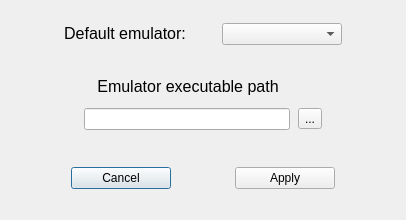
<?xml version="1.0" encoding="UTF-8"?>
<ui version="4.0">
 <class>emuDialog</class>
 <widget class="QDialog" name="emuDialog">
  <property name="geometry">
   <rect>
    <x>0</x>
    <y>0</y>
    <width>406</width>
    <height>220</height>
   </rect>
  </property>
  <property name="sizePolicy">
   <sizepolicy hsizetype="Fixed" vsizetype="Fixed">
    <horstretch>0</horstretch>
    <verstretch>0</verstretch>
   </sizepolicy>
  </property>
  <property name="minimumSize">
   <size>
    <width>406</width>
    <height>220</height>
   </size>
  </property>
  <property name="maximumSize">
   <size>
    <width>406</width>
    <height>220</height>
   </size>
  </property>
  <property name="windowTitle">
   <string>Emulator configuration</string>
  </property>
  <property name="layoutDirection">
   <enum>Qt::LeftToRight</enum>
  </property>
  <property name="sizeGripEnabled">
   <bool>false</bool>
  </property>
  <layout class="QVBoxLayout" name="verticalLayout">
   <property name="spacing">
    <number>0</number>
   </property>
   <property name="leftMargin">
    <number>4</number>
   </property>
   <property name="topMargin">
    <number>0</number>
   </property>
   <property name="rightMargin">
    <number>4</number>
   </property>
   <property name="bottomMargin">
    <number>0</number>
   </property>
   <item>
    <widget class="QFrame" name="frame_2">
     <property name="sizePolicy">
      <sizepolicy hsizetype="Preferred" vsizetype="Fixed">
       <horstretch>0</horstretch>
       <verstretch>0</verstretch>
      </sizepolicy>
     </property>
     <property name="frameShape">
      <enum>QFrame::NoFrame</enum>
     </property>
     <property name="frameShadow">
      <enum>QFrame::Raised</enum>
     </property>
     <layout class="QHBoxLayout" name="horizontalLayout_2">
      <property name="leftMargin">
       <number>30</number>
      </property>
      <property name="rightMargin">
       <number>30</number>
      </property>
      <item>
       <widget class="QLabel" name="label">
        <property name="sizePolicy">
         <sizepolicy hsizetype="Maximum" vsizetype="Maximum">
          <horstretch>0</horstretch>
          <verstretch>0</verstretch>
         </sizepolicy>
        </property>
        <property name="font">
         <font>
          <pointsize>12</pointsize>
         </font>
        </property>
        <property name="midLineWidth">
         <number>0</number>
        </property>
        <property name="text">
         <string>Default emulator:</string>
        </property>
        <property name="textFormat">
         <enum>Qt::AutoText</enum>
        </property>
        <property name="scaledContents">
         <bool>false</bool>
        </property>
        <property name="alignment">
         <set>Qt::AlignCenter</set>
        </property>
        <property name="wordWrap">
         <bool>false</bool>
        </property>
       </widget>
      </item>
      <item>
       <widget class="QComboBox" name="emuBox">
        <property name="sizePolicy">
         <sizepolicy hsizetype="Minimum" vsizetype="Fixed">
          <horstretch>0</horstretch>
          <verstretch>0</verstretch>
         </sizepolicy>
        </property>
        <property name="minimumSize">
         <size>
          <width>10</width>
          <height>0</height>
         </size>
        </property>
        <property name="maximumSize">
         <size>
          <width>120</width>
          <height>16777215</height>
         </size>
        </property>
       </widget>
      </item>
     </layout>
    </widget>
   </item>
   <item>
    <widget class="QFrame" name="frame">
     <property name="sizePolicy">
      <sizepolicy hsizetype="Preferred" vsizetype="Fixed">
       <horstretch>11</horstretch>
       <verstretch>10</verstretch>
      </sizepolicy>
     </property>
     <property name="minimumSize">
      <size>
       <width>10</width>
       <height>50</height>
      </size>
     </property>
     <property name="baseSize">
      <size>
       <width>10</width>
       <height>10</height>
      </size>
     </property>
     <property name="contextMenuPolicy">
      <enum>Qt::ActionsContextMenu</enum>
     </property>
     <property name="layoutDirection">
      <enum>Qt::LeftToRight</enum>
     </property>
     <property name="frameShape">
      <enum>QFrame::NoFrame</enum>
     </property>
     <property name="frameShadow">
      <enum>QFrame::Raised</enum>
     </property>
     <property name="lineWidth">
      <number>1</number>
     </property>
     <property name="midLineWidth">
      <number>0</number>
     </property>
     <layout class="QGridLayout" name="gridLayout">
      <property name="sizeConstraint">
       <enum>QLayout::SetDefaultConstraint</enum>
      </property>
      <property name="leftMargin">
       <number>80</number>
      </property>
      <property name="rightMargin">
       <number>80</number>
      </property>
      <property name="verticalSpacing">
       <number>12</number>
      </property>
      <item row="0" column="0" colspan="2">
       <widget class="QLabel" name="label_2">
        <property name="sizePolicy">
         <sizepolicy hsizetype="Minimum" vsizetype="Fixed">
          <horstretch>0</horstretch>
          <verstretch>0</verstretch>
         </sizepolicy>
        </property>
        <property name="font">
         <font>
          <pointsize>12</pointsize>
         </font>
        </property>
        <property name="text">
         <string>Emulator executable path</string>
        </property>
        <property name="alignment">
         <set>Qt::AlignCenter</set>
        </property>
        <property name="margin">
         <number>0</number>
        </property>
       </widget>
      </item>
      <item row="1" column="2">
       <widget class="QToolButton" name="btSearch">
        <property name="text">
         <string>...</string>
        </property>
        <property name="toolButtonStyle">
         <enum>Qt::ToolButtonIconOnly</enum>
        </property>
        <property name="autoRaise">
         <bool>false</bool>
        </property>
        <property name="arrowType">
         <enum>Qt::NoArrow</enum>
        </property>
       </widget>
      </item>
      <item row="1" column="0">
       <widget class="QLineEdit" name="txtBox">
        <property name="enabled">
         <bool>true</bool>
        </property>
        <property name="sizePolicy">
         <sizepolicy hsizetype="Maximum" vsizetype="Fixed">
          <horstretch>20</horstretch>
          <verstretch>0</verstretch>
         </sizepolicy>
        </property>
        <property name="minimumSize">
         <size>
          <width>206</width>
          <height>0</height>
         </size>
        </property>
        <property name="maximumSize">
         <size>
          <width>16777215</width>
          <height>16777215</height>
         </size>
        </property>
        <property name="baseSize">
         <size>
          <width>0</width>
          <height>0</height>
         </size>
        </property>
       </widget>
      </item>
     </layout>
    </widget>
   </item>
   <item>
    <widget class="QFrame" name="frame_3">
     <property name="sizePolicy">
      <sizepolicy hsizetype="Preferred" vsizetype="Minimum">
       <horstretch>0</horstretch>
       <verstretch>0</verstretch>
      </sizepolicy>
     </property>
     <property name="maximumSize">
      <size>
       <width>16777215</width>
       <height>50</height>
      </size>
     </property>
     <property name="layoutDirection">
      <enum>Qt::LeftToRight</enum>
     </property>
     <property name="frameShape">
      <enum>QFrame::NoFrame</enum>
     </property>
     <property name="frameShadow">
      <enum>QFrame::Raised</enum>
     </property>
     <layout class="QHBoxLayout" name="horizontalLayout">
      <property name="leftMargin">
       <number>9</number>
      </property>
      <item>
       <widget class="QPushButton" name="btCancel">
        <property name="maximumSize">
         <size>
          <width>100</width>
          <height>16777215</height>
         </size>
        </property>
        <property name="text">
         <string>Cancel</string>
        </property>
        <property name="checkable">
         <bool>false</bool>
        </property>
        <property name="checked">
         <bool>false</bool>
        </property>
        <property name="autoDefault">
         <bool>true</bool>
        </property>
        <property name="default">
         <bool>false</bool>
        </property>
        <property name="flat">
         <bool>false</bool>
        </property>
       </widget>
      </item>
      <item>
       <widget class="QPushButton" name="btApply">
        <property name="maximumSize">
         <size>
          <width>100</width>
          <height>16777215</height>
         </size>
        </property>
        <property name="text">
         <string>Apply</string>
        </property>
       </widget>
      </item>
     </layout>
    </widget>
   </item>
  </layout>
 </widget>
 <resources/>
 <connections/>
</ui>
